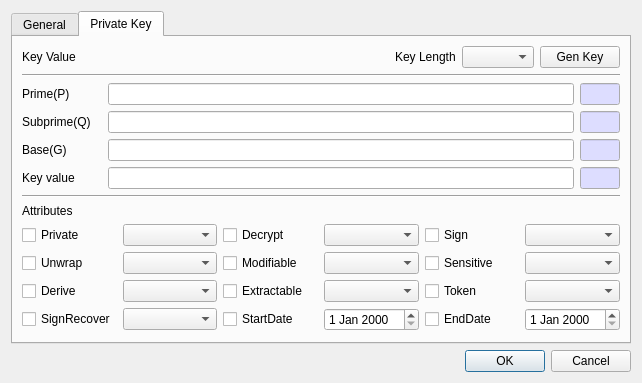
<?xml version="1.0" encoding="UTF-8"?>
<ui version="4.0">
 <class>CreateDSAPriKeyDlg</class>
 <widget class="QDialog" name="CreateDSAPriKeyDlg">
  <property name="geometry">
   <rect>
    <x>0</x>
    <y>0</y>
    <width>642</width>
    <height>370</height>
   </rect>
  </property>
  <property name="windowTitle">
   <string>Create dsa private key</string>
  </property>
  <layout class="QVBoxLayout" name="verticalLayout">
   <item>
    <widget class="QTabWidget" name="tabWidget">
     <property name="currentIndex">
      <number>1</number>
     </property>
     <widget class="QWidget" name="tab">
      <attribute name="title">
       <string>General</string>
      </attribute>
      <layout class="QVBoxLayout" name="verticalLayout_2">
       <item>
        <layout class="QGridLayout" name="gridLayout">
         <property name="topMargin">
          <number>0</number>
         </property>
         <item row="0" column="1">
          <widget class="QComboBox" name="mSlotsCombo">
           <property name="sizePolicy">
            <sizepolicy hsizetype="Preferred" vsizetype="Fixed">
             <horstretch>1</horstretch>
             <verstretch>0</verstretch>
            </sizepolicy>
           </property>
          </widget>
         </item>
         <item row="0" column="0">
          <widget class="QLabel" name="label">
           <property name="minimumSize">
            <size>
             <width>80</width>
             <height>0</height>
            </size>
           </property>
           <property name="text">
            <string>Slot list</string>
           </property>
          </widget>
         </item>
        </layout>
       </item>
       <item>
        <widget class="Line" name="line">
         <property name="orientation">
          <enum>Qt::Horizontal</enum>
         </property>
        </widget>
       </item>
       <item>
        <widget class="QLabel" name="label_2">
         <property name="text">
          <string>Slot status</string>
         </property>
        </widget>
       </item>
       <item>
        <layout class="QGridLayout" name="gridLayout_3">
         <property name="topMargin">
          <number>0</number>
         </property>
         <item row="0" column="3">
          <widget class="QLineEdit" name="mSessionText">
           <property name="maximumSize">
            <size>
             <width>80</width>
             <height>16777215</height>
            </size>
           </property>
           <property name="palette">
            <palette>
             <active>
              <colorrole role="Base">
               <brush brushstyle="SolidPattern">
                <color alpha="255">
                 <red>221</red>
                 <green>221</green>
                 <blue>255</blue>
                </color>
               </brush>
              </colorrole>
             </active>
             <inactive>
              <colorrole role="Base">
               <brush brushstyle="SolidPattern">
                <color alpha="255">
                 <red>221</red>
                 <green>221</green>
                 <blue>255</blue>
                </color>
               </brush>
              </colorrole>
             </inactive>
             <disabled>
              <colorrole role="Base">
               <brush brushstyle="SolidPattern">
                <color alpha="255">
                 <red>240</red>
                 <green>240</green>
                 <blue>240</blue>
                </color>
               </brush>
              </colorrole>
             </disabled>
            </palette>
           </property>
           <property name="readOnly">
            <bool>true</bool>
           </property>
          </widget>
         </item>
         <item row="0" column="1">
          <widget class="QLineEdit" name="mSlotIDText">
           <property name="maximumSize">
            <size>
             <width>100</width>
             <height>16777215</height>
            </size>
           </property>
           <property name="palette">
            <palette>
             <active>
              <colorrole role="Base">
               <brush brushstyle="SolidPattern">
                <color alpha="255">
                 <red>221</red>
                 <green>221</green>
                 <blue>255</blue>
                </color>
               </brush>
              </colorrole>
             </active>
             <inactive>
              <colorrole role="Base">
               <brush brushstyle="SolidPattern">
                <color alpha="255">
                 <red>221</red>
                 <green>221</green>
                 <blue>255</blue>
                </color>
               </brush>
              </colorrole>
             </inactive>
             <disabled>
              <colorrole role="Base">
               <brush brushstyle="SolidPattern">
                <color alpha="255">
                 <red>240</red>
                 <green>240</green>
                 <blue>240</blue>
                </color>
               </brush>
              </colorrole>
             </disabled>
            </palette>
           </property>
           <property name="readOnly">
            <bool>true</bool>
           </property>
          </widget>
         </item>
         <item row="0" column="5">
          <widget class="QLabel" name="label_8">
           <property name="text">
            <string>Login</string>
           </property>
          </widget>
         </item>
         <item row="0" column="6">
          <widget class="QLineEdit" name="mLoginText">
           <property name="maximumSize">
            <size>
             <width>40</width>
             <height>16777215</height>
            </size>
           </property>
           <property name="palette">
            <palette>
             <active>
              <colorrole role="Base">
               <brush brushstyle="SolidPattern">
                <color alpha="255">
                 <red>221</red>
                 <green>221</green>
                 <blue>255</blue>
                </color>
               </brush>
              </colorrole>
             </active>
             <inactive>
              <colorrole role="Base">
               <brush brushstyle="SolidPattern">
                <color alpha="255">
                 <red>221</red>
                 <green>221</green>
                 <blue>255</blue>
                </color>
               </brush>
              </colorrole>
             </inactive>
             <disabled>
              <colorrole role="Base">
               <brush brushstyle="SolidPattern">
                <color alpha="255">
                 <red>240</red>
                 <green>240</green>
                 <blue>240</blue>
                </color>
               </brush>
              </colorrole>
             </disabled>
            </palette>
           </property>
           <property name="readOnly">
            <bool>true</bool>
           </property>
          </widget>
         </item>
         <item row="0" column="2">
          <widget class="QLabel" name="label_7">
           <property name="text">
            <string>Session</string>
           </property>
          </widget>
         </item>
         <item row="0" column="0">
          <widget class="QLabel" name="label_3">
           <property name="minimumSize">
            <size>
             <width>80</width>
             <height>0</height>
            </size>
           </property>
           <property name="text">
            <string>Slot ID</string>
           </property>
          </widget>
         </item>
         <item row="0" column="4">
          <spacer name="horizontalSpacer">
           <property name="orientation">
            <enum>Qt::Horizontal</enum>
           </property>
           <property name="sizeHint" stdset="0">
            <size>
             <width>40</width>
             <height>20</height>
            </size>
           </property>
          </spacer>
         </item>
        </layout>
       </item>
       <item>
        <widget class="Line" name="line_2">
         <property name="orientation">
          <enum>Qt::Horizontal</enum>
         </property>
        </widget>
       </item>
       <item>
        <layout class="QGridLayout" name="gridLayout_4">
         <property name="topMargin">
          <number>0</number>
         </property>
         <item row="2" column="0">
          <widget class="QLabel" name="label_6">
           <property name="text">
            <string>ID</string>
           </property>
          </widget>
         </item>
         <item row="2" column="1">
          <widget class="QLineEdit" name="mIDText"/>
         </item>
         <item row="1" column="0">
          <widget class="QLabel" name="label_5">
           <property name="text">
            <string>Subject</string>
           </property>
          </widget>
         </item>
         <item row="0" column="0">
          <widget class="QLabel" name="label_4">
           <property name="minimumSize">
            <size>
             <width>80</width>
             <height>0</height>
            </size>
           </property>
           <property name="text">
            <string>Label</string>
           </property>
          </widget>
         </item>
         <item row="2" column="2">
          <widget class="QCheckBox" name="mUseSKICheck">
           <property name="text">
            <string>Use SKI</string>
           </property>
          </widget>
         </item>
         <item row="1" column="1" colspan="2">
          <widget class="QLineEdit" name="mSubjectText"/>
         </item>
         <item row="0" column="1" colspan="2">
          <widget class="QLineEdit" name="mLabelText"/>
         </item>
        </layout>
       </item>
       <item>
        <spacer name="verticalSpacer">
         <property name="orientation">
          <enum>Qt::Vertical</enum>
         </property>
         <property name="sizeHint" stdset="0">
          <size>
           <width>20</width>
           <height>40</height>
          </size>
         </property>
        </spacer>
       </item>
      </layout>
     </widget>
     <widget class="QWidget" name="tab_2">
      <attribute name="title">
       <string>Private Key</string>
      </attribute>
      <layout class="QVBoxLayout" name="verticalLayout_3">
       <item>
        <layout class="QGridLayout" name="gridLayout_6">
         <property name="topMargin">
          <number>0</number>
         </property>
         <item row="0" column="0">
          <widget class="QLabel" name="label_9">
           <property name="text">
            <string>Key Value</string>
           </property>
          </widget>
         </item>
         <item row="0" column="3">
          <widget class="QComboBox" name="mParamCombo"/>
         </item>
         <item row="0" column="4">
          <widget class="QPushButton" name="mGenKeyBtn">
           <property name="text">
            <string>Gen Key</string>
           </property>
          </widget>
         </item>
         <item row="0" column="2">
          <widget class="QLabel" name="label_15">
           <property name="text">
            <string>Key Length</string>
           </property>
          </widget>
         </item>
         <item row="0" column="1">
          <spacer name="horizontalSpacer_2">
           <property name="orientation">
            <enum>Qt::Horizontal</enum>
           </property>
           <property name="sizeHint" stdset="0">
            <size>
             <width>40</width>
             <height>20</height>
            </size>
           </property>
          </spacer>
         </item>
        </layout>
       </item>
       <item>
        <widget class="Line" name="line_3">
         <property name="orientation">
          <enum>Qt::Horizontal</enum>
         </property>
        </widget>
       </item>
       <item>
        <layout class="QGridLayout" name="gridLayout_2">
         <property name="topMargin">
          <number>0</number>
         </property>
         <item row="3" column="1">
          <widget class="QLineEdit" name="mKeyValueText"/>
         </item>
         <item row="3" column="0">
          <widget class="QLabel" name="label_11">
           <property name="text">
            <string>Key value</string>
           </property>
          </widget>
         </item>
         <item row="1" column="0">
          <widget class="QLabel" name="label_13">
           <property name="text">
            <string>Subprime(Q)</string>
           </property>
          </widget>
         </item>
         <item row="3" column="2">
          <widget class="QLineEdit" name="mKeyValueLenText">
           <property name="minimumSize">
            <size>
             <width>40</width>
             <height>0</height>
            </size>
           </property>
           <property name="maximumSize">
            <size>
             <width>40</width>
             <height>16777215</height>
            </size>
           </property>
           <property name="palette">
            <palette>
             <active>
              <colorrole role="Base">
               <brush brushstyle="SolidPattern">
                <color alpha="255">
                 <red>221</red>
                 <green>221</green>
                 <blue>255</blue>
                </color>
               </brush>
              </colorrole>
             </active>
             <inactive>
              <colorrole role="Base">
               <brush brushstyle="SolidPattern">
                <color alpha="255">
                 <red>221</red>
                 <green>221</green>
                 <blue>255</blue>
                </color>
               </brush>
              </colorrole>
             </inactive>
             <disabled>
              <colorrole role="Base">
               <brush brushstyle="SolidPattern">
                <color alpha="255">
                 <red>240</red>
                 <green>240</green>
                 <blue>240</blue>
                </color>
               </brush>
              </colorrole>
             </disabled>
            </palette>
           </property>
           <property name="readOnly">
            <bool>true</bool>
           </property>
          </widget>
         </item>
         <item row="2" column="0">
          <widget class="QLabel" name="label_10">
           <property name="text">
            <string>Base(G)</string>
           </property>
          </widget>
         </item>
         <item row="0" column="0">
          <widget class="QLabel" name="label_14">
           <property name="minimumSize">
            <size>
             <width>80</width>
             <height>0</height>
            </size>
           </property>
           <property name="maximumSize">
            <size>
             <width>80</width>
             <height>16777215</height>
            </size>
           </property>
           <property name="text">
            <string>Prime(P)</string>
           </property>
          </widget>
         </item>
         <item row="2" column="1">
          <widget class="QLineEdit" name="mGText"/>
         </item>
         <item row="1" column="1">
          <widget class="QLineEdit" name="mQText"/>
         </item>
         <item row="0" column="1">
          <widget class="QLineEdit" name="mPText"/>
         </item>
         <item row="0" column="2">
          <widget class="QLineEdit" name="mPLenText">
           <property name="minimumSize">
            <size>
             <width>40</width>
             <height>0</height>
            </size>
           </property>
           <property name="maximumSize">
            <size>
             <width>40</width>
             <height>16777215</height>
            </size>
           </property>
           <property name="palette">
            <palette>
             <active>
              <colorrole role="Base">
               <brush brushstyle="SolidPattern">
                <color alpha="255">
                 <red>221</red>
                 <green>221</green>
                 <blue>255</blue>
                </color>
               </brush>
              </colorrole>
             </active>
             <inactive>
              <colorrole role="Base">
               <brush brushstyle="SolidPattern">
                <color alpha="255">
                 <red>221</red>
                 <green>221</green>
                 <blue>255</blue>
                </color>
               </brush>
              </colorrole>
             </inactive>
             <disabled>
              <colorrole role="Base">
               <brush brushstyle="SolidPattern">
                <color alpha="255">
                 <red>240</red>
                 <green>240</green>
                 <blue>240</blue>
                </color>
               </brush>
              </colorrole>
             </disabled>
            </palette>
           </property>
           <property name="readOnly">
            <bool>true</bool>
           </property>
          </widget>
         </item>
         <item row="1" column="2">
          <widget class="QLineEdit" name="mQLenText">
           <property name="minimumSize">
            <size>
             <width>40</width>
             <height>0</height>
            </size>
           </property>
           <property name="maximumSize">
            <size>
             <width>40</width>
             <height>16777215</height>
            </size>
           </property>
           <property name="palette">
            <palette>
             <active>
              <colorrole role="Base">
               <brush brushstyle="SolidPattern">
                <color alpha="255">
                 <red>221</red>
                 <green>221</green>
                 <blue>255</blue>
                </color>
               </brush>
              </colorrole>
             </active>
             <inactive>
              <colorrole role="Base">
               <brush brushstyle="SolidPattern">
                <color alpha="255">
                 <red>221</red>
                 <green>221</green>
                 <blue>255</blue>
                </color>
               </brush>
              </colorrole>
             </inactive>
             <disabled>
              <colorrole role="Base">
               <brush brushstyle="SolidPattern">
                <color alpha="255">
                 <red>240</red>
                 <green>240</green>
                 <blue>240</blue>
                </color>
               </brush>
              </colorrole>
             </disabled>
            </palette>
           </property>
           <property name="readOnly">
            <bool>true</bool>
           </property>
          </widget>
         </item>
         <item row="2" column="2">
          <widget class="QLineEdit" name="mGLenText">
           <property name="minimumSize">
            <size>
             <width>40</width>
             <height>0</height>
            </size>
           </property>
           <property name="maximumSize">
            <size>
             <width>40</width>
             <height>16777215</height>
            </size>
           </property>
           <property name="palette">
            <palette>
             <active>
              <colorrole role="Base">
               <brush brushstyle="SolidPattern">
                <color alpha="255">
                 <red>221</red>
                 <green>221</green>
                 <blue>255</blue>
                </color>
               </brush>
              </colorrole>
             </active>
             <inactive>
              <colorrole role="Base">
               <brush brushstyle="SolidPattern">
                <color alpha="255">
                 <red>221</red>
                 <green>221</green>
                 <blue>255</blue>
                </color>
               </brush>
              </colorrole>
             </inactive>
             <disabled>
              <colorrole role="Base">
               <brush brushstyle="SolidPattern">
                <color alpha="255">
                 <red>240</red>
                 <green>240</green>
                 <blue>240</blue>
                </color>
               </brush>
              </colorrole>
             </disabled>
            </palette>
           </property>
           <property name="readOnly">
            <bool>true</bool>
           </property>
          </widget>
         </item>
        </layout>
       </item>
       <item>
        <widget class="Line" name="line_4">
         <property name="orientation">
          <enum>Qt::Horizontal</enum>
         </property>
        </widget>
       </item>
       <item>
        <widget class="QLabel" name="label_12">
         <property name="text">
          <string>Attributes</string>
         </property>
        </widget>
       </item>
       <item>
        <layout class="QGridLayout" name="gridLayout_5">
         <property name="topMargin">
          <number>0</number>
         </property>
         <item row="0" column="2">
          <widget class="QCheckBox" name="mDecryptCheck">
           <property name="text">
            <string notr="true">Decrypt</string>
           </property>
          </widget>
         </item>
         <item row="1" column="2">
          <widget class="QCheckBox" name="mModifiableCheck">
           <property name="text">
            <string notr="true">Modifiable</string>
           </property>
          </widget>
         </item>
         <item row="0" column="3">
          <widget class="QComboBox" name="mDecryptCombo"/>
         </item>
         <item row="0" column="1">
          <widget class="QComboBox" name="mPrivateCombo"/>
         </item>
         <item row="2" column="0">
          <widget class="QCheckBox" name="mDeriveCheck">
           <property name="text">
            <string notr="true">Derive</string>
           </property>
          </widget>
         </item>
         <item row="2" column="1">
          <widget class="QComboBox" name="mDeriveCombo"/>
         </item>
         <item row="1" column="0">
          <widget class="QCheckBox" name="mUnwrapCheck">
           <property name="text">
            <string notr="true">Unwrap</string>
           </property>
          </widget>
         </item>
         <item row="1" column="4">
          <widget class="QCheckBox" name="mSensitiveCheck">
           <property name="text">
            <string notr="true">Sensitive</string>
           </property>
          </widget>
         </item>
         <item row="1" column="1">
          <widget class="QComboBox" name="mUnwrapCombo"/>
         </item>
         <item row="1" column="5">
          <widget class="QComboBox" name="mSensitiveCombo"/>
         </item>
         <item row="2" column="5">
          <widget class="QComboBox" name="mTokenCombo"/>
         </item>
         <item row="0" column="5">
          <widget class="QComboBox" name="mSignCombo"/>
         </item>
         <item row="2" column="4">
          <widget class="QCheckBox" name="mTokenCheck">
           <property name="text">
            <string notr="true">Token</string>
           </property>
          </widget>
         </item>
         <item row="0" column="0">
          <widget class="QCheckBox" name="mPrivateCheck">
           <property name="text">
            <string notr="true">Private</string>
           </property>
          </widget>
         </item>
         <item row="0" column="4">
          <widget class="QCheckBox" name="mSignCheck">
           <property name="text">
            <string notr="true">Sign</string>
           </property>
          </widget>
         </item>
         <item row="2" column="3">
          <widget class="QComboBox" name="mExtractableCombo"/>
         </item>
         <item row="1" column="3">
          <widget class="QComboBox" name="mModifiableCombo"/>
         </item>
         <item row="2" column="2">
          <widget class="QCheckBox" name="mExtractableCheck">
           <property name="text">
            <string notr="true">Extractable</string>
           </property>
          </widget>
         </item>
         <item row="3" column="5">
          <widget class="QDateEdit" name="mEndDateEdit"/>
         </item>
         <item row="3" column="4">
          <widget class="QCheckBox" name="mEndDateCheck">
           <property name="text">
            <string>EndDate</string>
           </property>
          </widget>
         </item>
         <item row="3" column="3">
          <widget class="QDateEdit" name="mStartDateEdit"/>
         </item>
         <item row="3" column="2">
          <widget class="QCheckBox" name="mStartDateCheck">
           <property name="text">
            <string>StartDate</string>
           </property>
          </widget>
         </item>
         <item row="3" column="0">
          <widget class="QCheckBox" name="mSignRecoverCheck">
           <property name="text">
            <string>SignRecover</string>
           </property>
          </widget>
         </item>
         <item row="3" column="1">
          <widget class="QComboBox" name="mSignRecoverCombo"/>
         </item>
        </layout>
       </item>
       <item>
        <spacer name="verticalSpacer_2">
         <property name="orientation">
          <enum>Qt::Vertical</enum>
         </property>
         <property name="sizeHint" stdset="0">
          <size>
           <width>20</width>
           <height>40</height>
          </size>
         </property>
        </spacer>
       </item>
      </layout>
     </widget>
    </widget>
   </item>
   <item>
    <widget class="QDialogButtonBox" name="buttonBox">
     <property name="orientation">
      <enum>Qt::Horizontal</enum>
     </property>
     <property name="standardButtons">
      <set>QDialogButtonBox::Cancel|QDialogButtonBox::Ok</set>
     </property>
    </widget>
   </item>
  </layout>
 </widget>
 <tabstops>
  <tabstop>tabWidget</tabstop>
  <tabstop>mSlotsCombo</tabstop>
  <tabstop>mSlotIDText</tabstop>
  <tabstop>mSessionText</tabstop>
  <tabstop>mLoginText</tabstop>
  <tabstop>mLabelText</tabstop>
  <tabstop>mSubjectText</tabstop>
  <tabstop>mIDText</tabstop>
  <tabstop>mPText</tabstop>
  <tabstop>mPLenText</tabstop>
  <tabstop>mQText</tabstop>
  <tabstop>mQLenText</tabstop>
  <tabstop>mGText</tabstop>
  <tabstop>mGLenText</tabstop>
  <tabstop>mKeyValueText</tabstop>
  <tabstop>mKeyValueLenText</tabstop>
  <tabstop>mPrivateCheck</tabstop>
  <tabstop>mPrivateCombo</tabstop>
  <tabstop>mDecryptCheck</tabstop>
  <tabstop>mDecryptCombo</tabstop>
  <tabstop>mSignCheck</tabstop>
  <tabstop>mSignCombo</tabstop>
  <tabstop>mUnwrapCheck</tabstop>
  <tabstop>mUnwrapCombo</tabstop>
  <tabstop>mModifiableCheck</tabstop>
  <tabstop>mModifiableCombo</tabstop>
  <tabstop>mSensitiveCheck</tabstop>
  <tabstop>mSensitiveCombo</tabstop>
  <tabstop>mDeriveCheck</tabstop>
  <tabstop>mDeriveCombo</tabstop>
  <tabstop>mExtractableCheck</tabstop>
  <tabstop>mExtractableCombo</tabstop>
  <tabstop>mTokenCheck</tabstop>
  <tabstop>mTokenCombo</tabstop>
 </tabstops>
 <resources/>
 <connections>
  <connection>
   <sender>buttonBox</sender>
   <signal>accepted()</signal>
   <receiver>CreateDSAPriKeyDlg</receiver>
   <slot>accept()</slot>
   <hints>
    <hint type="sourcelabel">
     <x>248</x>
     <y>254</y>
    </hint>
    <hint type="destinationlabel">
     <x>157</x>
     <y>274</y>
    </hint>
   </hints>
  </connection>
  <connection>
   <sender>buttonBox</sender>
   <signal>rejected()</signal>
   <receiver>CreateDSAPriKeyDlg</receiver>
   <slot>reject()</slot>
   <hints>
    <hint type="sourcelabel">
     <x>316</x>
     <y>260</y>
    </hint>
    <hint type="destinationlabel">
     <x>286</x>
     <y>274</y>
    </hint>
   </hints>
  </connection>
 </connections>
</ui>
